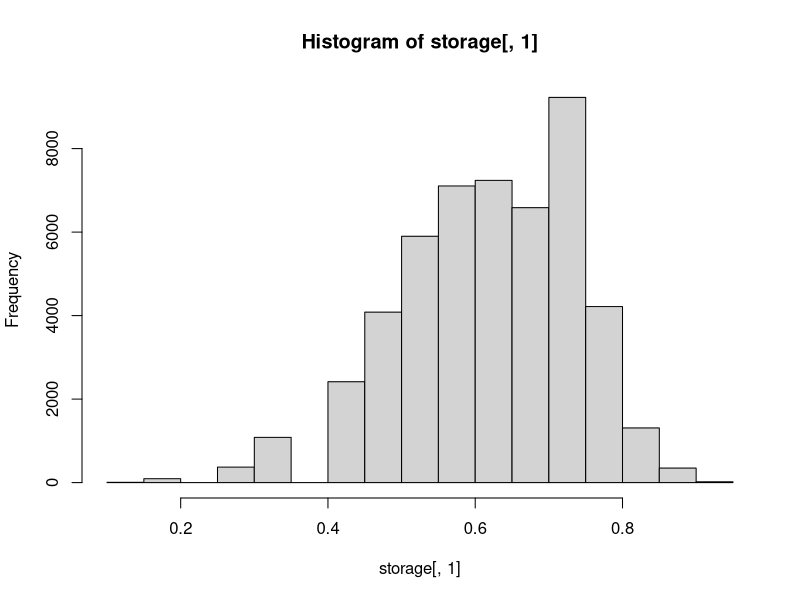
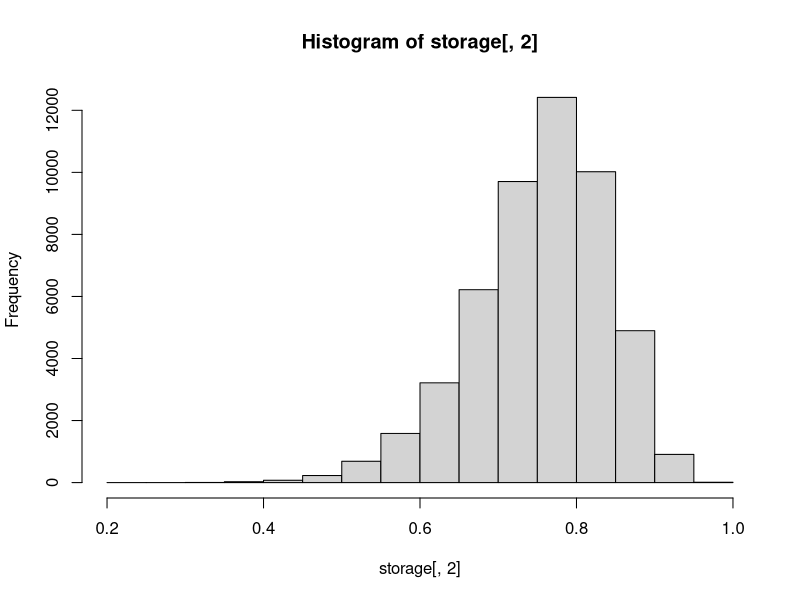

The R script that drew these images, in order:
iters <- 50000

storage <- matrix(0, nrow = iters, ncol = 2)

for(i in 1:iters) {
  pop.others <- rnorm(90)
  # samp <- rnorm(10)
  samp <- qnorm(1:10/11)
  pop <- c(pop.others, samp)

  ord.samp <- sort(samp)

  # P(X_(1) <= x_(1))
  storage[i, 1] <- 1 - choose(sum(pop > ord.samp[1]), 10) / choose(100, 10)

  # P(X_(2) <= x_(2) | X_(1) <= x_(1))
  storage[i, 2] <- 1 - choose(sum(pop > ord.samp[2]), 9) * choose(sum(pop <= ord.samp[1]), 1) / choose(100, 10) / storage[i, 1]

}

hist(storage[, 1])
hist(storage[, 2])


# Testing
pop.others <- rnorm(90)
samp <- rnorm(10)
pop <- c(pop.others, samp)

ord.samp <- sort(samp)

# P(X_(1) <= x_(1))
step_1 <- 1 - choose(sum(pop > ord.samp[1]), 10) / choose(100, 10)

# P(X_(2) <= x_(2) | X_(1) <= x_(1))
step_2 <- 1 - choose(sum(pop > ord.samp[2]), 9) * choose(sum(pop <= ord.samp[1]), 1) / choose(100, 10) / step_1



# "Ideal" sample
pop.others <- rnorm(90)
samp <- qnorm(1:10/11)
pop <- c(pop.others, samp)

ord.samp <- sort(samp)

# P(X_(1) <= x_(1))
step_1 <- 1 - choose(sum(pop > ord.samp[1]), 10) / choose(100, 10)

# P(X_(2) <= x_(2) | X_(1) <= x_(1))
step_2 <- 1 - choose(sum(pop > ord.samp[2]), 9) * choose(sum(pop <= ord.samp[1]), 1) / choose(100, 10) / step_1


pop <- rnorm(100)
samp <- sample(pop, 10)

dave.func <- function(pop, samp) {
  samp <- sort(samp)

  N <- length(pop)
  n <- length(samp)

  gt.tallies <- sapply(samp, function(x) sum(pop > x))
  lte.tallies <- N - gt.tallies

  step_2 <- 1 - choose(sum(pop > samp[2]), 9) * choose(sum(pop <= samp[1]), 1) / choose(100, 10) / step_1

  probs <- sapply(1:n, function(x) choose(gt.tallies[x], n - (x - 1)))
  for(i in 1:(n-1)) {
    probs <- probs * c(rep(1, i), rep(choose(lte.tallies[i], 1), n - i))
  }
  probs <- probs / choose(N, n)
  probs[1] <- 1 - probs[1]
  for(i in 2:n) {
    probs[i] <- 1 - probs[i] / probs[i - 1]
  }


  test <- rep(0, 10)
  test[1] <- 1 - choose(gt.tallies[1], n) / choose(N, n)
  test[2] <- 1 - choose(gt.tallies[2], n - 1) * choose(lte.tallies[1], 1) / choose(N, n) / test[1]
  test[3] <- 1 - choose(gt.tallies[3], n - 2) * choose(lte.tallies[2], 1) * choose(lte.tallies[1], 1) / choose(N, n) /
    test[2]
  test[4] <- 1 - choose(gt.tallies[4], n - 3) * choose(lte.tallies[3], 1) * choose(lte.tallies[2], 1) *
    choose(lte.tallies[1], 1) / choose(N, n) / test[3]
  test[5] <- 1 - choose(gt.tallies[5], n - 4) * choose(lte.tallies[4], 1) * choose(lte.tallies[3], 1) *
    choose(lte.tallies[2], 1) * choose(lte.tallies[1], 1) / choose(N, n) / test[4]
  test[6] <- 1 - choose(gt.tallies[6], n - 5) * choose(lte.tallies[5], 1) * choose(lte.tallies[4], 1) *
    choose(lte.tallies[3], 1) * choose(lte.tallies[2], 1) * choose(lte.tallies[1], 1) / choose(N, n) / test[5]
  test[7] <- 1 - choose(gt.tallies[7], n - 6) * choose(lte.tallies[6], 1) * choose(lte.tallies[5], 1) *
    choose(lte.tallies[4], 1) * choose(lte.tallies[3], 1) * choose(lte.tallies[2], 1) * choose(lte.tallies[1], 1) /
    choose(N, n) / test[6]
  test[8] <- 1 - choose(gt.tallies[8], n - 7) * choose(lte.tallies[7], 1) * choose(lte.tallies[6], 1) *
    choose(lte.tallies[5], 1) * choose(lte.tallies[4], 1) * choose(lte.tallies[3], 1) * choose(lte.tallies[2], 1) *
    choose(lte.tallies[1], 1) / choose(N, n) / test[7]
  test[9] <- 1 - choose(gt.tallies[9], n - 8) * choose(lte.tallies[8], 1) * choose(lte.tallies[7], 1) *
    choose(lte.tallies[6], 1) * choose(lte.tallies[5], 1) * choose(lte.tallies[4], 1) *
    choose(lte.tallies[3], 1) * choose(lte.tallies[2], 1) * choose(lte.tallies[1], 1) / choose(N, n) / test[8]
  test[10] <- 1 - choose(gt.tallies[10], n - 9) * choose(lte.tallies[9], 1) * choose(lte.tallies[8], 1) *
    choose(lte.tallies[7], 1) * choose(lte.tallies[6], 1) * choose(lte.tallies[5], 1) * choose(lte.tallies[4], 1) *
    choose(lte.tallies[3], 1) * choose(lte.tallies[2], 1) * choose(lte.tallies[1], 1) / choose(N, n) / test[10]
}

